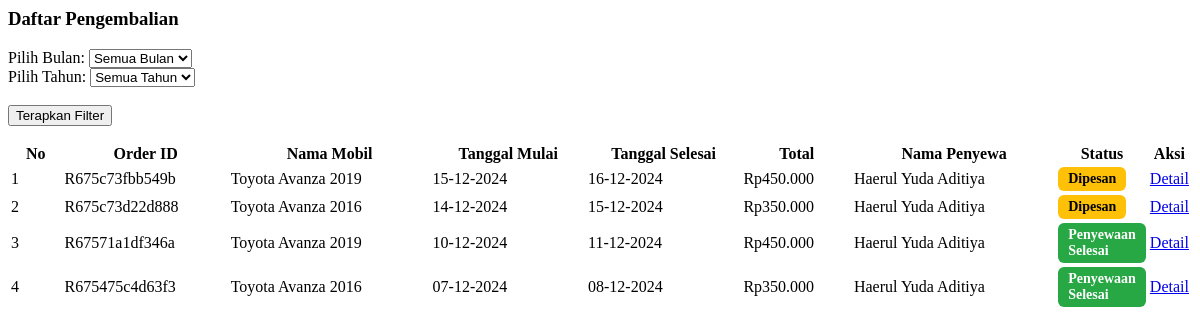
Screenshot of /admin/pengembalian.php with the database file from the repository.
### tables this page shows
CREATE TABLE `payments` (
  `payment_id` int(11) NOT NULL,
  `order_id` varchar(50) NOT NULL,
  `transaction_id` varchar(100) NOT NULL,
  `payment_type` varchar(50) NOT NULL,
  `gross_amount` decimal(15,2) NOT NULL,
  `payment_status` enum('pending','paid','failed') NOT NULL,
  `created_at` timestamp NOT NULL DEFAULT current_timestamp(),
  `updated_at` timestamp NOT NULL DEFAULT current_timestamp() ON UPDATE current_timestamp()
);

CREATE TABLE `rentals` (
  `rental_id` int(11) NOT NULL,
  `user_id` int(11) NOT NULL,
  `car_id` int(11) NOT NULL,
  `start_date` date NOT NULL,
  `end_date` date NOT NULL,
  `duration` int(11) NOT NULL,
  `total_price` decimal(10,2) NOT NULL,
  `payment_status` enum('not_chosen','pending','paid','failed') DEFAULT NULL,
  `order_id` varchar(50) NOT NULL,
  `created_at` timestamp NOT NULL DEFAULT current_timestamp(),
  `updated_at` timestamp NOT NULL DEFAULT current_timestamp() ON UPDATE current_timestamp()
);

CREATE TABLE `users` (
  `id` int(11) NOT NULL,
  `fullname` varchar(100) NOT NULL,
  `phone` varchar(15) NOT NULL,
  `email` varchar(100) NOT NULL,
  `address` text NOT NULL,
  `password` varchar(255) NOT NULL,
  `status` enum('aktif','nonaktif') NOT NULL DEFAULT 'aktif',
  `role` enum('user','admin') NOT NULL DEFAULT 'user',
  `created_at` timestamp NOT NULL DEFAULT current_timestamp(),
  `reset_token` varchar(64) DEFAULT NULL,
  `reset_token_expire` datetime DEFAULT NULL
);

### admin/pengembalian.php (the view, shortened to what this page needs)
<section class="content">
  <div class="container-fluid">
    <div class="row">
      <div class="col-12">
        <div class="card">
          <div class="card-header">
            <h3 class="card-title">Daftar Pengembalian</h3>
          </div>
          <div class="card-body">
            <form method="POST" action="">
              <div class="form-group row">
                <div class="col-md-4">
                  <label for="month">Pilih Bulan:</label>
                  <select name="month" id="month" class="form-control">
                    <option value="">Semua Bulan</option>
                  </select>
                </div>
                <div class="col-md-4">
                  <label for="year">Pilih Tahun:</label>
                  <select name="year" id="year" class="form-control">
                    <option value="">Semua Tahun</option>
                  </select>
                </div>
                <div class="col-md-4">
                  <label>&nbsp;</label><br>
                  <button type="submit" class="btn btn-primary">Terapkan Filter</button>
                </div>
              </div>
            </form>
            <table id="example1" class="table table-bordered table-striped">
              <thead>
                <tr>
                  <th style="width: 5%;">No</th>
                  <th style="width: 15%;">Order ID</th>
                  <th style="width: 20%;">Nama Mobil</th>
                  <th style="width: 15%;">Tanggal Mulai</th>
                  <th style="width: 15%;">Tanggal Selesai</th>
                  <th style="width: 10%;">Total</th>
                  <th style="width: 20%;">Nama Penyewa</th>
                  <th style="width: 10%;">Status</th>
                  <th style="width: 10%;" class="no-print">Aksi</th>
                </tr>
              </thead>
              <tbody>
                <?php
                $no = 0;
                $sql_filter = "";
                $sql = "SELECT p.order_id,
                               CONCAT(c.brand, ' ', c.model, ' ', c.year) AS car_name,
                               r.start_date,
                               r.end_date,
                               p.gross_amount,
                               p.payment_status,
                               u.fullname AS customer_name,
                               c.car_id, c.status
                        FROM payments p
                        JOIN rentals r ON p.order_id = r.order_id
                        JOIN users u ON r.user_id = u.id
                        JOIN cars c ON r.car_id = c.car_id
                        WHERE 1=1 $sql_filter
                        ORDER BY r.start_date DESC";
                $result = mysqli_query($conn, $sql);
                while($row = mysqli_fetch_assoc($result)){
                  $no++;
                ?>
                <tr>
                  <td><?php echo $no; ?></td>
                  <td><?php echo $row['order_id']; ?></td>
                  <td><?php echo $row['car_name']; ?></td>
                  <td><?php echo date('d-m-Y', strtotime($row['start_date'])); ?></td>
                  <td><?php echo date('d-m-Y', strtotime($row['end_date'])); ?></td>
                  <td>Rp<?php echo number_format($row['gross_amount'], 0, ',', '.'); ?></td>
                  <td><?php echo $row['customer_name']; ?></td>
                  <td>
                  <?php
                  $current_date = new DateTime();
                  $end_date = new DateTime($row['end_date']);
                  $current_date_only = $current_date->format('Y-m-d');
                  $end_date_only = $end_date->format('Y-m-d');
                  if ($end_date_only < $current_date_only) {
                      echo '<span class="badge-status badge-success">Penyewaan Selesai</span>';
                  } else {
                      echo '<span class="badge-status badge-warning">Dipesan</span>';
                  }
                  ?>
                  </td>
                  <td class="no-print">
                    <a href="index.php?page=detail-pengembalian&orderid=<?php echo $row['order_id']; ?>" class="btn btn-info btn-sm">Detail</a>
                  </td>
                </tr>
                <?php } ?>
              </tbody>
            </table>
          </div>
        </div>
      </div>
    </div>
  </div>
</section>

### admin/pengembalian.php (style rules this page uses)
.badge-status { padding: 4px 10px; border-radius: 6px; font-weight: 600; text-transform: capitalize; display: inline-block; transition: all 0.3s ease; font-size: 14px; }
.badge-status.badge-warning { background-color: #ffc107; color: black; }
.badge-status.badge-success { background-color: #28a745; color: white; }

### rows the page displays
payments: order "R675c73fbb549b", car_name "Toyota Avanza 2019", rentals.start_date "15-12-2024", rentals.end_date "16-12-2024", gross_amount "450.000", users.fullname "Haerul Yuda Aditiya", shows "Dipesan"
payments: order "R675c73d22d888", car_name "Toyota Avanza 2016", rentals.start_date "14-12-2024", rentals.end_date "15-12-2024", gross_amount "350.000", users.fullname "Haerul Yuda Aditiya", shows "Dipesan"
payments: order "R67571a1df346a", car_name "Toyota Avanza 2019", rentals.start_date "10-12-2024", rentals.end_date "11-12-2024", gross_amount "450.000", users.fullname "Haerul Yuda Aditiya", shows "Penyewaan Selesai"
payments: order "R675475c4d63f3", car_name "Toyota Avanza 2016", rentals.start_date "07-12-2024", rentals.end_date "08-12-2024", gross_amount "350.000", users.fullname "Haerul Yuda Aditiya", shows "Penyewaan Selesai"
